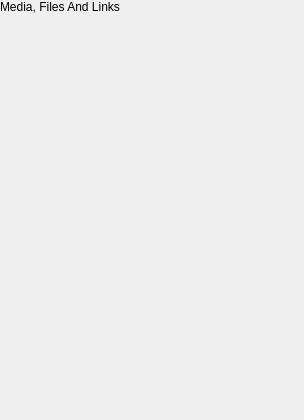
<?xml version='1.0' encoding='utf-8'?>
<ui version="4.0">
 <class>MediaPanelComponent</class>
 <widget class="QCustomComponent" name="MediaPanelComponent">
  <property name="geometry"><rect><x>0</x><y>0</y><width>304</width><height>420</height></rect></property>
  <layout class="QVBoxLayout" name="mediaPanelLayout">
   <property name="spacing"><number>12</number></property>
   <property name="leftMargin"><number>0</number></property>
   <property name="topMargin"><number>0</number></property>
   <property name="rightMargin"><number>0</number></property>
   <property name="bottomMargin"><number>0</number></property>
   <item>
    <widget class="QLabel" name="mediaTitle">
     <property name="text"><string>Media, Files And Links</string></property>
     <property name="role" stdset="0"><string>accordionTitle</string></property>
    </widget>
   </item>
   <item>
    <widget class="QCustomSegmentedControl" name="mediaTabs">
     <property name="minimumSize"><size><width>0</width><height>36</height></size></property>
     <property name="segments" stdset="0"><string>Media,Files,Links</string></property>
     <property name="currentSegment" stdset="0"><number>0</number></property>
    </widget>
   </item>
   <item>
    <widget class="QStackedWidget" name="mediaStack">
     <property name="currentIndex"><number>0</number></property>
     <widget class="QWidget" name="mediaPage">
      <layout class="QVBoxLayout" name="mediaPageLayout">
       <property name="spacing"><number>0</number></property>
       <property name="leftMargin"><number>0</number></property>
       <property name="topMargin"><number>0</number></property>
       <property name="rightMargin"><number>0</number></property>
       <property name="bottomMargin"><number>0</number></property>
       <item>
        <widget class="QCustomMediaGrid" name="mediaGrid">
         <property name="minimumSize"><size><width>0</width><height>200</height></size></property>
         <property name="columns" stdset="0"><number>3</number></property>
         <property name="tileHeight" stdset="0"><number>60</number></property>
        </widget>
       </item>
       <item>
        <spacer name="mediaPageSpacer">
         <property name="orientation"><enum>Qt::Vertical</enum></property>
         <property name="sizeHint" stdset="0"><size><width>10</width><height>10</height></size></property>
        </spacer>
       </item>
      </layout>
     </widget>
     <widget class="QWidget" name="filesPage">
      <layout class="QVBoxLayout" name="filesList">
       <property name="spacing"><number>8</number></property>
       <property name="leftMargin"><number>0</number></property>
       <property name="topMargin"><number>0</number></property>
       <property name="rightMargin"><number>0</number></property>
       <property name="bottomMargin"><number>0</number></property>
       <item>
        <widget class="QCustomFileCard" name="file1">
         <property name="fileName" stdset="0"><string>Project Brief.pdf</string></property>
         <property name="fileSize" stdset="0"><string>2.4 MB  ·  Jul 21</string></property>
        </widget>
       </item>
       <item>
        <widget class="QCustomFileCard" name="file2">
         <property name="fileName" stdset="0"><string>Budget Q3.xlsx</string></property>
         <property name="fileSize" stdset="0"><string>845 KB  ·  Jul 19</string></property>
        </widget>
       </item>
       <item>
        <widget class="QCustomFileCard" name="file3">
         <property name="fileName" stdset="0"><string>Mockups.zip</string></property>
         <property name="fileSize" stdset="0"><string>18.2 MB  ·  Jul 15</string></property>
        </widget>
       </item>
       <item>
        <widget class="QCustomFileCard" name="file4">
         <property name="fileName" stdset="0"><string>Meeting Notes.txt</string></property>
         <property name="fileSize" stdset="0"><string>4 KB  ·  Jul 12</string></property>
        </widget>
       </item>
       <item>
        <spacer name="filesSpacer">
         <property name="orientation"><enum>Qt::Vertical</enum></property>
         <property name="sizeHint" stdset="0"><size><width>10</width><height>10</height></size></property>
        </spacer>
       </item>
      </layout>
     </widget>
     <widget class="QWidget" name="linksPage">
      <layout class="QVBoxLayout" name="linksList">
       <property name="spacing"><number>8</number></property>
       <property name="leftMargin"><number>0</number></property>
       <property name="topMargin"><number>0</number></property>
       <property name="rightMargin"><number>0</number></property>
       <property name="bottomMargin"><number>0</number></property>
       <item>
        <widget class="QCustomLinkPreview" name="link1">
         <property name="title" stdset="0"><string>Aurora Design System</string></property>
         <property name="url" stdset="0"><string>https://dribbble.com/aurora</string></property>
         <property name="description" stdset="0"><string>Modern UI kit for chat apps</string></property>
        </widget>
       </item>
       <item>
        <widget class="QCustomLinkPreview" name="link2">
         <property name="title" stdset="0"><string>Feather Icons</string></property>
         <property name="url" stdset="0"><string>https://feathericons.com</string></property>
        </widget>
       </item>
       <item>
        <widget class="QCustomLinkPreview" name="link3">
         <property name="title" stdset="0"><string>Picsum Photos</string></property>
         <property name="url" stdset="0"><string>https://picsum.photos</string></property>
         <property name="description" stdset="0"><string>Lorem Ipsum for photos</string></property>
        </widget>
       </item>
       <item>
        <spacer name="linksSpacer">
         <property name="orientation"><enum>Qt::Vertical</enum></property>
         <property name="sizeHint" stdset="0"><size><width>10</width><height>10</height></size></property>
        </spacer>
       </item>
      </layout>
     </widget>
    </widget>
   </item>
  </layout>
 </widget>
 <customwidgets>
  <customwidget>
   <class>QCustomComponent</class>
   <extends>QWidget</extends>
   <header>Custom_Widgets.QCustomComponent</header>
   <container>1</container>
  </customwidget>
  <customwidget>
   <class>QCustomSegmentedControl</class>
   <extends>QWidget</extends>
   <header>Custom_Widgets.QCustomSegmentedControl</header>
  </customwidget>
  <customwidget>
   <class>QCustomMediaGrid</class>
   <extends>QWidget</extends>
   <header>Custom_Widgets.QCustomMediaGrid</header>
   <container>1</container>
  </customwidget>
  <customwidget>
   <class>QCustomFileCard</class>
   <extends>QWidget</extends>
   <header>Custom_Widgets.QCustomFileCard</header>
  </customwidget>
  <customwidget>
   <class>QCustomLinkPreview</class>
   <extends>QWidget</extends>
   <header>Custom_Widgets.QCustomLinkPreview</header>
  </customwidget>
 <customwidget><class>QPushButton</class><extends>QPushButton</extends><header location="global">Custom_Widgets.Theme.h</header><container>1</container></customwidget><customwidget><class>QLabel</class><extends>QLabel</extends><header location="global">Custom_Widgets.Theme.h</header><container>1</container></customwidget></customwidgets>
 <connections />
</ui>
